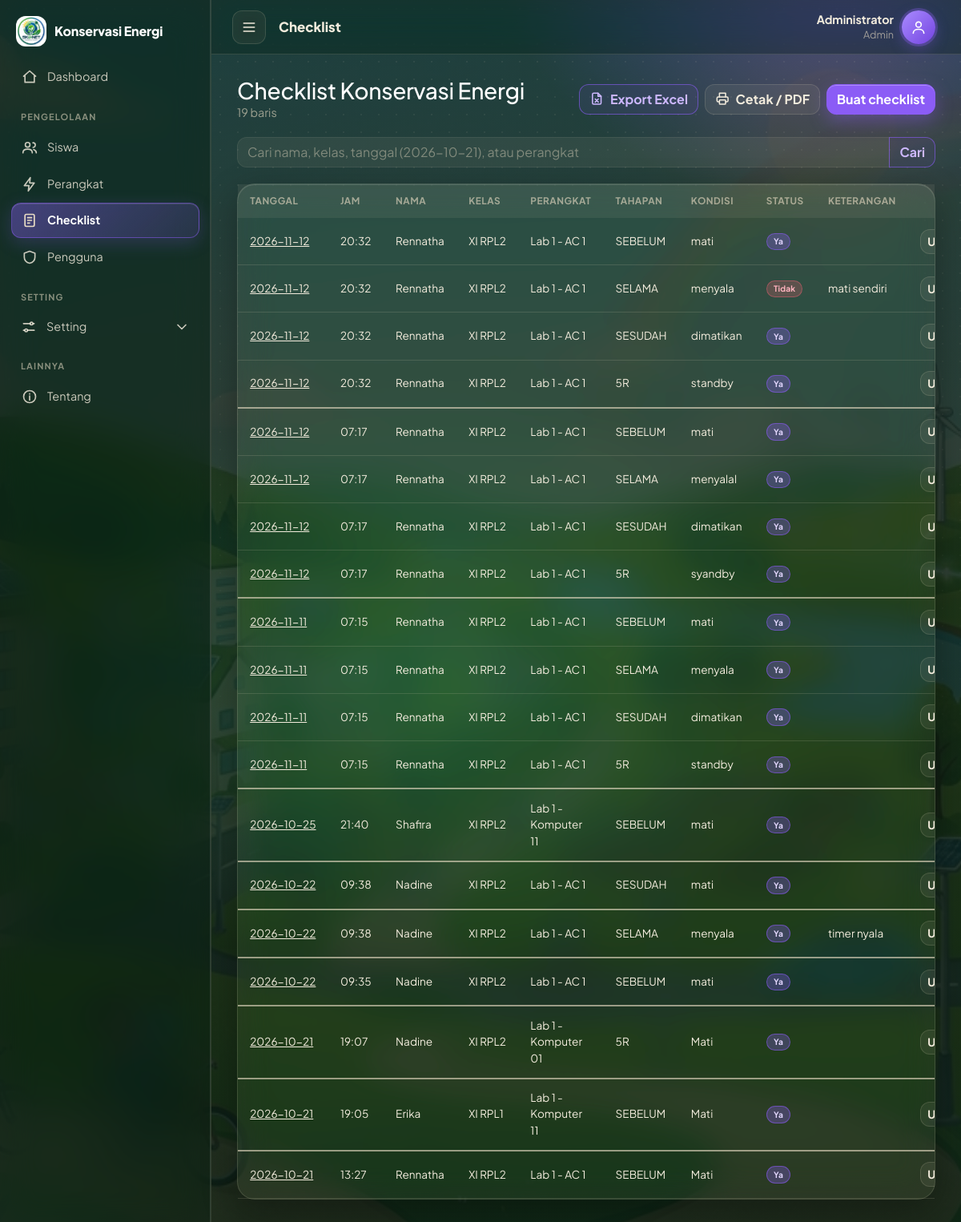
The page /checklist/index.php (signed in) on the database its author committed.
### tables this page shows
CREATE TABLE `detail_checklist` (
  `id_detail` int(11) NOT NULL,
  `id_checklist` int(11) NOT NULL,
  `id_perangkat` int(11) NOT NULL,
  `tahapan` enum('SEBELUM','SELAMA','SESUDAH','5R') NOT NULL,
  `kondisi` varchar(100) NOT NULL,
  `status` enum('Ya','Tidak') NOT NULL,
  `keterangan` text DEFAULT NULL
);

CREATE TABLE `checklist` (
  `id_checklist` int(11) NOT NULL,
  `nis` int(10) DEFAULT NULL,
  `id_user` int(11) DEFAULT NULL,
  `tanggal` date NOT NULL,
  `jam` time NOT NULL
);

CREATE TABLE `perangkat` (
  `id_perangkat` int(11) NOT NULL,
  `nama_perangkat` varchar(100) NOT NULL,
  `jenis` varchar(50) NOT NULL,
  `keterangan` text DEFAULT NULL
);

### checklist/index.php (the view, shortened to what this page needs)
<?php
require_once __DIR__ . '/../includes/functions.php';
$saya  = checklist_terbatas();
$judul = $saya ? 'Checklist saya' : 'Checklist';
$q       = trim($_GET['q'] ?? '');
$perHal  = 25;
$hal     = max(1, (int)($_GET['hal'] ?? 1));
[$dari, $where, $par] = filter_checklist($q);
$st = $pdo->prepare('SELECT COUNT(*)' . $dari . $where);
$st->execute($par);
$total   = (int)$st->fetchColumn();
$jmlHal  = max(1, (int)ceil($total / $perHal));
$hal     = min($hal, $jmlHal);
$offset  = ($hal - 1) * $perHal;
$st = $pdo->prepare('SELECT c.id_checklist, c.tanggal, c.jam, ' . SQL_NAMA . ' AS nama, ' . SQL_KELAS . ' AS kelas,
        d.id_detail, d.tahapan, d.kondisi, d.status, d.keterangan, p.nama_perangkat'
    . $dari . $where . '
    ORDER BY c.tanggal DESC, c.jam DESC, c.id_checklist DESC,
             FIELD(d.tahapan, "SEBELUM", "SELAMA", "SESUDAH", "5R"), p.nama_perangkat
    LIMIT ' . $perHal . ' OFFSET ' . $offset);
$st->execute($par);
$data = $st->fetchAll();
require '../includes/header.php';
?>
<div class="d-flex flex-wrap justify-content-between align-items-center gap-2">
  <div><h3 class="mb-0"><?= $saya ? 'Checklist Saya' : 'Checklist Konservasi Energi' ?></h3>
    <div class="muted"><?= $saya ? e(user()['nama']) . ' &middot; ' : '' ?><?= $total ?> baris<?= $q !== '' ? ' untuk pencarian "' . e($q) . '"' : '' ?></div></div>
  <div class="d-flex flex-wrap gap-2">
    <?php $ket = 'Export semua ' . $total . ' baris' . ($q !== '' ? ' hasil pencarian' : '') . ' (bukan hanya halaman ini)'; ?>
    <a class="btn btn-ikon btn-outline-success <?= $total ? '' : 'disabled' ?>" title="<?= e($ket) ?>" href="export.php?<?= e(http_build_query(['format' => 'xlsx', 'q' => $q])) ?>"><?= ikon('excel') ?>Export Excel</a>
    <a class="btn btn-ikon btn-outline-secondary <?= $total ? '' : 'disabled' ?>" title="<?= e($ket) ?>" href="export.php?<?= e(http_build_query(['format' => 'pdf', 'q' => $q])) ?>"><?= ikon('printer') ?>Cetak / PDF</a>
    <a class="btn btn-success" href="form.php">Buat checklist</a>
  </div>
</div>
<form method="get"><div class="input-group">
  <input name="q" value="<?= e($q) ?>" class="form-control" placeholder="<?= $saya ? 'Cari tanggal (2026-10-21) atau perangkat' : 'Cari nama, kelas, tanggal (2026-10-21), atau perangkat' ?>">
  <button class="btn btn-outline-success">Cari</button>
</div></form>
<div class="card"><div class="table-responsive"><table class="table table-hover align-middle tabel-rapat">
  <thead><tr>
    <th>Tanggal</th><th>Jam</th><?php if (!$saya): ?><th>Nama</th><th>Kelas</th><?php endif; ?><th>Perangkat</th>
    <th>Tahapan</th><th>Kondisi</th><th>Status</th><th>Keterangan</th><th class="text-end">Aksi</th>
  </tr></thead><tbody>
  <?php $prev = null; foreach ($data as $r): $baru = $prev !== null && $prev !== $r['id_checklist']; $prev = $r['id_checklist']; ?>
    <tr class="<?= $baru ? 'grup-baru' : '' ?>">
      <td class="text-nowrap"><a class="text-reset" href="form.php?id=<?= $r['id_checklist'] ?>" title="Buka seluruh checklist ini"><?= e($r['tanggal']) ?></a></td>
      <td><?= e(substr($r['jam'], 0, 5)) ?></td>
      <?php if (!$saya): ?><td><?= e($r['nama']) ?></td>
      <td class="text-nowrap"><?= e($r['kelas']) ?></td><?php endif; ?>
    <?php if ($r['id_detail']): ?>
      <td><?= e($r['nama_perangkat']) ?></td>
      <td><?= e($r['tahapan']) ?></td>
      <td><?= e($r['kondisi']) ?></td>
      <td><span class="badge text-bg-<?= $r['status'] === 'Ya' ? 'success' : 'danger' ?>"><?= e($r['status']) ?></span></td>
      <td><?= e($r['keterangan']) ?></td>
      <td class="text-end text-nowrap">
        <a class="btn btn-sm btn-outline-secondary" href="form.php?id=<?= $r['id_checklist'] ?>#d<?= $r['id_detail'] ?>">Ubah</a>
      </td>
    <?php else: ?>
      <td colspan="5" class="muted">Belum ada detail perangkat.</td>
      <td class="text-end text-nowrap"><a class="btn btn-sm btn-success" href="form.php?id=<?= $r['id_checklist'] ?>">Isi</a></td>
    <?php endif; ?>
    </tr>
  <?php endforeach; if (!$data): ?>
    <tr><td colspan="<?= $saya ? 8 : 10 ?>" class="text-center muted py-5">
      <?php if ($q !== ''): ?>Tidak ada data yang cocok.
      <?php else: ?>Belum ada checklist.<br><a class="btn btn-success mt-3" href="form.php">Buat checklist</a><?php endif; ?>
    </td></tr>
  <?php endif; ?>
  </tbody></table></div></div>
<?php require '../includes/footer.php'; ?>

### includes/header.php (shortened to what this page needs)
<?php
require_once __DIR__ . '/functions.php';
$u     = user();
$aktif = halaman_aktif();
$level = $u['level'] ?? '';
?>
<!doctype html>
<html lang="id" data-bs-theme="dark">
<head>
  <link href="https://cdn.jsdelivr.net/npm/bootstrap@5.3.3/dist/css/bootstrap.min.css" rel="stylesheet">
  <link href="<?= aset('css/app.css') ?>" rel="stylesheet">
</head>
<body>
<div class="app-shell">
  <aside class="sidebar" id="sidebar">
    <a class="brand" href="<?= BASE_URL ?>/index.php"><?= logo(38) ?><span>Konservasi Energi</span></a>
    <?= menu_item('dashboard', 'index.php', 'home', 'Dashboard', $aktif) ?>
    <div class="grp">PENGELOLAAN</div>
    <?php if (!is_siswa()): ?>
      <?= menu_item('siswa', 'siswa/', 'siswa', 'Siswa', $aktif) ?>
    <?php endif; ?>
    <?= menu_item('perangkat', 'perangkat/', 'bolt', 'Perangkat', $aktif) ?>
    <?= menu_item('checklist', 'checklist/', 'list', checklist_terbatas() ? 'Checklist saya' : 'Checklist', $aktif) ?>
    <?php if ($level === 'Admin'): ?>
      <?= menu_item('users', 'users/', 'shield', 'Pengguna', $aktif) ?>
    <?php endif; ?>
    <div class="grp">SETTING</div>
    <button class="menu menu-btn" type="button" data-bs-toggle="collapse" data-bs-target="#subSetting" aria-expanded="<?= $aktif === 'akun' ? 'true' : 'false' ?>">
      <?= ikon('set') ?><span>Setting</span><span class="chv"><?= ikon('chev') ?></span>
    </button>
    <div class="grp">LAINNYA</div>
    <?= menu_item('tentang', 'tentang.php', 'info', 'Tentang', $aktif) ?>
  </aside>
  <div class="app-main">
    <header class="topbar">
      <div class="d-flex align-items-center gap-3">
        <button class="burger" id="btnSidebar" type="button" aria-label="Buka atau tutup sidebar"><?= ikon('menu') ?></button>
        <strong class="judul-halaman"><?= e($judul ?? 'Dashboard') ?></strong>
      </div>
      <div class="dropdown">
        <button class="user-btn" type="button" data-bs-toggle="dropdown" aria-expanded="false">
          <span class="user-nama d-none d-md-block"><b><?= e($u['nama'] ?? '') ?></b><small><?= e($level) ?></small></span>
          <span class="avatar"><?= ikon('user') ?></span>
        </button>
      </div>
    </header>
    <main class="page">

### includes/functions.php (shortened to what this page needs)
<?php
function e($s) { return htmlspecialchars((string)$s, ENT_QUOTES, 'UTF-8'); }
function user() { return $_SESSION['user'] ?? null; }
function is_siswa() { return (user()['level'] ?? '') === 'Siswa'; }
function is_guru()  { return (user()['level'] ?? '') === 'Guru'; }
function checklist_terbatas() { return is_siswa() || is_guru(); }
function filter_checklist($q) {
    $dari  = ' FROM checklist c
           LEFT JOIN siswa s ON s.nis = c.nis
           LEFT JOIN users u ON u.id_user = c.id_user
           LEFT JOIN detail_checklist d ON d.id_checklist = c.id_checklist
           LEFT JOIN perangkat p ON p.id_perangkat = d.id_perangkat';
    $where = ' WHERE (' . SQL_NAMA . ' LIKE :a OR ' . SQL_KELAS . ' LIKE :b OR c.tanggal LIKE :c OR p.nama_perangkat LIKE :d)';
    $par   = [':a' => "%$q%", ':b' => "%$q%", ':c' => "%$q%", ':d' => "%$q%"];
    return [$dari, $where, $par];
}
function ikon($nama) {
    $p = [
        'menu'   => '<path d="M4 6h16M4 12h16M4 18h16"/>',
        'user'   => '<circle cx="12" cy="8" r="4"/><path d="M4 21c0-4 4-6 8-6s8 2 8 6"/>',
        'home'   => '<path d="M3 11l9-8 9 8M5 10v10h14V10"/>',
        'siswa'  => '<circle cx="9" cy="8" r="3.5"/><path d="M2 20c0-3.5 3-5.5 7-5.5s7 2 7 5.5M17 5a3.5 3.5 0 010 7M22 20c0-2.5-1.5-4-4-5"/>',
        'bolt'   => '<path d="M13 2L4 14h7l-1 8 9-12h-7z"/>',
        'list'   => '<rect x="5" y="3" width="14" height="18" rx="2"/><path d="M9 8h6M9 12h6M9 16h3"/>',
        'shield' => '<path d="M12 3l8 3v6c0 5-3.5 8-8 9-4.5-1-8-4-8-9V6z"/>',
        'key'    => '<circle cx="8" cy="15" r="4"/><path d="M11 12l9-9M16 7l3 3"/>',
        'moon'   => '<path d="M20 14A8 8 0 019.5 3.5 8 8 0 1020 14z"/>',
        'info'   => '<circle cx="12" cy="12" r="9"/><path d="M12 11v6M12 7.5v.5"/>',
        'out'    => '<path d="M9 4H5v16h4M16 8l4 4-4 4M20 12H9"/>',
        'chev'   => '<path d="M6 9l6 6 6-6"/>',
        'set'    => '<path d="M4 7h10M18 7h2M4 17h2M10 17h10"/><circle cx="16" cy="7" r="2"/><circle cx="8" cy="17" r="2"/>',
        'excel'   => '<path d="M14 3H7a2 2 0 00-2 2v14a2 2 0 002 2h10a2 2 0 002-2V8z"/><path d="M14 3v5h5M9.5 12.5l5 5M14.5 12.5l-5 5"/>',
        'printer' => '<path d="M7 9V3h10v6"/><path d="M7 17H5a2 2 0 01-2-2v-4a2 2 0 012-2h14a2 2 0 012 2v4a2 2 0 01-2 2h-2"/><rect x="7" y="14" width="10" height="7" rx="1"/>',
    ][$nama] ?? '';
    return '<svg class="ikon" viewBox="0 0 24 24" fill="none" stroke="currentColor" stroke-width="2" stroke-linecap="round" stroke-linejoin="round" aria-hidden="true">' . $p . '</svg>';
}
function logo_file() {
    foreach (['png', 'jpg', 'jpeg', 'webp', 'svg'] as $x) {
        if (is_file(__DIR__ . '/../assets/img/konservasi.' . $x)) return 'konservasi.' . $x;
    }
    return null;
}
function logo($ukuran = 36) {
    $f = logo_file();
    if ($f) {
        return '<img src="' . BASE_URL . '/assets/img/' . $f . '" alt="Logo Konservasi Energi" width="' . $ukuran . '" height="' . $ukuran . '" class="logo-img">';
    }
    return '<span class="logo-ph" style="width:' . $ukuran . 'px;height:' . $ukuran . 'px">' . ikon('bolt') . '</span>';
}
function halaman_aktif() {
    $s = $_SERVER['SCRIPT_NAME'] ?? '';
    foreach (['siswa', 'perangkat', 'checklist', 'users', 'akun'] as $k) {
        if (strpos($s, "/$k/") !== false) return $k;
    }
    return strpos($s, 'tentang') !== false ? 'tentang' : 'dashboard';
}
function menu_item($kunci, $url, $ikon, $label, $aktif) {
    $on = $kunci === $aktif ? ' on' : '';
    return '<a class="menu' . $on . '" href="' . BASE_URL . '/' . $url . '">' . ikon($ikon) . '<span>' . e($label) . '</span></a>';
}
function aset($path) {
    $file = __DIR__ . '/../assets/' . $path;
    return BASE_URL . '/assets/' . $path . '?v=' . (is_file($file) ? filemtime($file) : 0);
}

### includes/footer.php (shortened to what this page needs)
    </main>
  </div>
</div>
</body>
</html>

### rows shown on the page
detail_checklist: id_checklist.tanggal "2026-11-12", id_checklist.jam "20:32", nama "Rennatha", kelas "XI RPL2", id_perangkat.nama_perangkat "Lab 1 - AC 1", tahapan "SEBELUM", kondisi "mati", status "Ya"
detail_checklist: id_checklist.tanggal "2026-11-12", id_checklist.jam "20:32", nama "Rennatha", kelas "XI RPL2", id_perangkat.nama_perangkat "Lab 1 - AC 1", tahapan "SELAMA", kondisi "menyala", status "Tidak", keterangan "mati sendiri"
detail_checklist: id_checklist.tanggal "2026-11-12", id_checklist.jam "20:32", nama "Rennatha", kelas "XI RPL2", id_perangkat.nama_perangkat "Lab 1 - AC 1", tahapan "SESUDAH", kondisi "dimatikan", status "Ya"
detail_checklist: id_checklist.tanggal "2026-11-12", id_checklist.jam "20:32", nama "Rennatha", kelas "XI RPL2", id_perangkat.nama_perangkat "Lab 1 - AC 1", tahapan "5R", kondisi "standby", status "Ya"
detail_checklist: id_checklist.tanggal "2026-11-12", id_checklist.jam "07:17", nama "Rennatha", kelas "XI RPL2", id_perangkat.nama_perangkat "Lab 1 - AC 1", tahapan "SEBELUM", kondisi "mati", status "Ya"
detail_checklist: id_checklist.tanggal "2026-11-12", id_checklist.jam "07:17", nama "Rennatha", kelas "XI RPL2", id_perangkat.nama_perangkat "Lab 1 - AC 1", tahapan "SELAMA", kondisi "menyalal", status "Ya"
detail_checklist: id_checklist.tanggal "2026-11-12", id_checklist.jam "07:17", nama "Rennatha", kelas "XI RPL2", id_perangkat.nama_perangkat "Lab 1 - AC 1", tahapan "SESUDAH", kondisi "dimatikan", status "Ya"
detail_checklist: id_checklist.tanggal "2026-11-12", id_checklist.jam "07:17", nama "Rennatha", kelas "XI RPL2", id_perangkat.nama_perangkat "Lab 1 - AC 1", tahapan "5R", kondisi "syandby", status "Ya"
detail_checklist: id_checklist.tanggal "2026-11-11", id_checklist.jam "07:15", nama "Rennatha", kelas "XI RPL2", id_perangkat.nama_perangkat "Lab 1 - AC 1", tahapan "SEBELUM", kondisi "mati", status "Ya"
detail_checklist: id_checklist.tanggal "2026-11-11", id_checklist.jam "07:15", nama "Rennatha", kelas "XI RPL2", id_perangkat.nama_perangkat "Lab 1 - AC 1", tahapan "SELAMA", kondisi "menyala", status "Ya"
detail_checklist: id_checklist.tanggal "2026-11-11", id_checklist.jam "07:15", nama "Rennatha", kelas "XI RPL2", id_perangkat.nama_perangkat "Lab 1 - AC 1", tahapan "SESUDAH", kondisi "dimatikan", status "Ya"
detail_checklist: id_checklist.tanggal "2026-11-11", id_checklist.jam "07:15", nama "Rennatha", kelas "XI RPL2", id_perangkat.nama_perangkat "Lab 1 - AC 1", tahapan "5R", kondisi "standby", status "Ya"
detail_checklist: id_checklist.tanggal "2026-10-25", id_checklist.jam "21:40", nama "Shafira", kelas "XI RPL2", id_perangkat.nama_perangkat "Lab 1 - Komputer 11", tahapan "SEBELUM", kondisi "mati", status "Ya"
detail_checklist: id_checklist.tanggal "2026-10-22", id_checklist.jam "09:38", nama "Nadine", kelas "XI RPL2", id_perangkat.nama_perangkat "Lab 1 - AC 1", tahapan "SESUDAH", kondisi "mati", status "Ya"
detail_checklist: id_checklist.tanggal "2026-10-22", id_checklist.jam "09:38", nama "Nadine", kelas "XI RPL2", id_perangkat.nama_perangkat "Lab 1 - AC 1", tahapan "SELAMA", kondisi "menyala", status "Ya", keterangan "timer nyala"
detail_checklist: id_checklist.tanggal "2026-10-22", id_checklist.jam "09:35", nama "Nadine", kelas "XI RPL2", id_perangkat.nama_perangkat "Lab 1 - AC 1", tahapan "SEBELUM", kondisi "mati", status "Ya"
detail_checklist: id_checklist.tanggal "2026-10-21", id_checklist.jam "19:07", nama "Nadine", kelas "XI RPL2", id_perangkat.nama_perangkat "Lab 1 - Komputer 01", tahapan "5R", kondisi "Mati", status "Ya"
detail_checklist: id_checklist.tanggal "2026-10-21", id_checklist.jam "19:05", nama "Erika", kelas "XI RPL1", id_perangkat.nama_perangkat "Lab 1 - Komputer 11", tahapan "SEBELUM", kondisi "Mati", status "Ya"
detail_checklist: id_checklist.tanggal "2026-10-21", id_checklist.jam "13:27", nama "Rennatha", kelas "XI RPL2", id_perangkat.nama_perangkat "Lab 1 - AC 1", tahapan "SEBELUM", kondisi "Mati", status "Ya"

### other values the page prints
$label "Dashboard Siswa Perangkat Checklist Pengguna Tentang"
$judul "Checklist"
$u['nama'] "Administrator"
$level "Admin"
$total "19"
